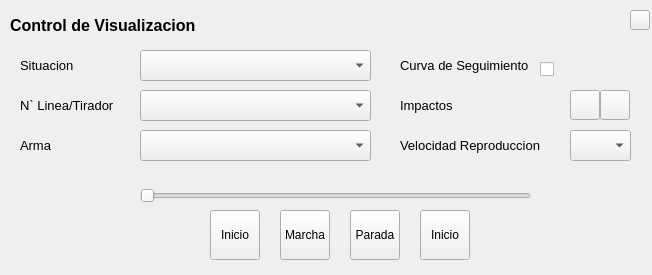
<?xml version="1.0" encoding="UTF-8"?>
<ui version="4.0">
 <class>CtrlVisualizacion</class>
 <widget class="QWidget" name="CtrlVisualizacion">
  <property name="geometry">
   <rect>
    <x>0</x>
    <y>0</y>
    <width>652</width>
    <height>275</height>
   </rect>
  </property>
  <property name="windowTitle">
   <string>Form</string>
  </property>
  <widget class="QLabel" name="label">
   <property name="geometry">
    <rect>
     <x>20</x>
     <y>50</y>
     <width>60</width>
     <height>31</height>
    </rect>
   </property>
   <property name="font">
    <font>
     <pointsize>10</pointsize>
     <weight>50</weight>
     <bold>false</bold>
    </font>
   </property>
   <property name="text">
    <string>Situacion</string>
   </property>
  </widget>
  <widget class="QLabel" name="label_2">
   <property name="geometry">
    <rect>
     <x>10</x>
     <y>10</y>
     <width>210</width>
     <height>31</height>
    </rect>
   </property>
   <property name="font">
    <font>
     <pointsize>12</pointsize>
     <weight>75</weight>
     <bold>true</bold>
    </font>
   </property>
   <property name="text">
    <string>Control de Visualizacion</string>
   </property>
  </widget>
  <widget class="QComboBox" name="comboBox">
   <property name="geometry">
    <rect>
     <x>140</x>
     <y>50</y>
     <width>231</width>
     <height>31</height>
    </rect>
   </property>
  </widget>
  <widget class="QToolButton" name="Marcha">
   <property name="geometry">
    <rect>
     <x>280</x>
     <y>210</y>
     <width>50</width>
     <height>50</height>
    </rect>
   </property>
   <property name="styleSheet">
    <string notr="true"/>
   </property>
   <property name="text">
    <string>Marcha</string>
   </property>
   <property name="icon">
    <iconset resource="RecursosSTPUI.qrc">
     <normaloff>:/Player/MyIconos/IconoPlay2.png</normaloff>:/Player/MyIconos/IconoPlay2.png</iconset>
   </property>
   <property name="iconSize">
    <size>
     <width>21</width>
     <height>21</height>
    </size>
   </property>
   <property name="toolButtonStyle">
    <enum>Qt::ToolButtonTextUnderIcon</enum>
   </property>
  </widget>
  <widget class="QToolButton" name="toolButton_3">
   <property name="geometry">
    <rect>
     <x>350</x>
     <y>210</y>
     <width>50</width>
     <height>50</height>
    </rect>
   </property>
   <property name="styleSheet">
    <string notr="true"/>
   </property>
   <property name="text">
    <string>Parada</string>
   </property>
   <property name="icon">
    <iconset resource="RecursosSTPUI.qrc">
     <normaloff>:/Player/MyIconos/IconPause2.png</normaloff>:/Player/MyIconos/IconPause2.png</iconset>
   </property>
   <property name="iconSize">
    <size>
     <width>21</width>
     <height>21</height>
    </size>
   </property>
   <property name="toolButtonStyle">
    <enum>Qt::ToolButtonTextUnderIcon</enum>
   </property>
  </widget>
  <widget class="QSlider" name="horizontalSlider">
   <property name="geometry">
    <rect>
     <x>140</x>
     <y>180</y>
     <width>391</width>
     <height>31</height>
    </rect>
   </property>
   <property name="orientation">
    <enum>Qt::Horizontal</enum>
   </property>
  </widget>
  <widget class="QComboBox" name="comboBox_2">
   <property name="geometry">
    <rect>
     <x>570</x>
     <y>130</y>
     <width>61</width>
     <height>31</height>
    </rect>
   </property>
  </widget>
  <widget class="QLabel" name="label_3">
   <property name="geometry">
    <rect>
     <x>400</x>
     <y>130</y>
     <width>151</width>
     <height>31</height>
    </rect>
   </property>
   <property name="font">
    <font>
     <pointsize>10</pointsize>
     <weight>50</weight>
     <bold>false</bold>
    </font>
   </property>
   <property name="text">
    <string>Velocidad Reproduccion</string>
   </property>
  </widget>
  <widget class="QComboBox" name="comboBox_3">
   <property name="geometry">
    <rect>
     <x>140</x>
     <y>90</y>
     <width>231</width>
     <height>31</height>
    </rect>
   </property>
  </widget>
  <widget class="QLabel" name="label_5">
   <property name="geometry">
    <rect>
     <x>20</x>
     <y>90</y>
     <width>111</width>
     <height>31</height>
    </rect>
   </property>
   <property name="font">
    <font>
     <pointsize>10</pointsize>
     <weight>50</weight>
     <bold>false</bold>
    </font>
   </property>
   <property name="text">
    <string>N` Linea/Tirador</string>
   </property>
  </widget>
  <widget class="QLabel" name="label_6">
   <property name="geometry">
    <rect>
     <x>20</x>
     <y>130</y>
     <width>60</width>
     <height>31</height>
    </rect>
   </property>
   <property name="font">
    <font>
     <pointsize>10</pointsize>
     <weight>50</weight>
     <bold>false</bold>
    </font>
   </property>
   <property name="text">
    <string>Arma</string>
   </property>
  </widget>
  <widget class="QComboBox" name="comboBox_4">
   <property name="geometry">
    <rect>
     <x>140</x>
     <y>130</y>
     <width>231</width>
     <height>31</height>
    </rect>
   </property>
  </widget>
  <widget class="QLabel" name="label_8">
   <property name="geometry">
    <rect>
     <x>400</x>
     <y>90</y>
     <width>71</width>
     <height>31</height>
    </rect>
   </property>
   <property name="font">
    <font>
     <pointsize>10</pointsize>
     <weight>50</weight>
     <bold>false</bold>
    </font>
   </property>
   <property name="text">
    <string>Impactos</string>
   </property>
  </widget>
  <widget class="QPushButton" name="pushButton_7">
   <property name="geometry">
    <rect>
     <x>600</x>
     <y>90</y>
     <width>30</width>
     <height>30</height>
    </rect>
   </property>
   <property name="styleSheet">
    <string notr="true"/>
   </property>
   <property name="text">
    <string/>
   </property>
   <property name="icon">
    <iconset resource="RecursosSTPUI.qrc">
     <normaloff>:/Player/MyIconos/IconoPlay2.png</normaloff>:/Player/MyIconos/IconoPlay2.png</iconset>
   </property>
   <property name="iconSize">
    <size>
     <width>20</width>
     <height>20</height>
    </size>
   </property>
  </widget>
  <widget class="QPushButton" name="pushButton_8">
   <property name="geometry">
    <rect>
     <x>570</x>
     <y>90</y>
     <width>30</width>
     <height>30</height>
    </rect>
   </property>
   <property name="styleSheet">
    <string notr="true"/>
   </property>
   <property name="text">
    <string/>
   </property>
   <property name="icon">
    <iconset resource="RecursosSTPUI.qrc">
     <normaloff>:/Player/MyIconos/IconoPlay3.png</normaloff>:/Player/MyIconos/IconoPlay3.png</iconset>
   </property>
   <property name="iconSize">
    <size>
     <width>20</width>
     <height>20</height>
    </size>
   </property>
  </widget>
  <widget class="QLabel" name="label_9">
   <property name="geometry">
    <rect>
     <x>400</x>
     <y>50</y>
     <width>141</width>
     <height>31</height>
    </rect>
   </property>
   <property name="font">
    <font>
     <pointsize>10</pointsize>
     <weight>50</weight>
     <bold>false</bold>
    </font>
   </property>
   <property name="text">
    <string>Curva de Seguimiento</string>
   </property>
  </widget>
  <widget class="QCheckBox" name="checkBox">
   <property name="geometry">
    <rect>
     <x>540</x>
     <y>60</y>
     <width>18</width>
     <height>18</height>
    </rect>
   </property>
   <property name="text">
    <string/>
   </property>
  </widget>
  <widget class="QPushButton" name="pushButton_9">
   <property name="geometry">
    <rect>
     <x>630</x>
     <y>10</y>
     <width>20</width>
     <height>20</height>
    </rect>
   </property>
   <property name="styleSheet">
    <string notr="true">border-image: url(:/Player/MyIconos/IconoCruz.png);</string>
   </property>
   <property name="text">
    <string/>
   </property>
  </widget>
  <widget class="QToolButton" name="Parada">
   <property name="geometry">
    <rect>
     <x>210</x>
     <y>210</y>
     <width>50</width>
     <height>50</height>
    </rect>
   </property>
   <property name="styleSheet">
    <string notr="true"/>
   </property>
   <property name="text">
    <string>Inicio</string>
   </property>
   <property name="icon">
    <iconset resource="RecursosSTPUI.qrc">
     <normaloff>:/Player/MyIconos/IconoInicio.png</normaloff>:/Player/MyIconos/IconoInicio.png</iconset>
   </property>
   <property name="iconSize">
    <size>
     <width>20</width>
     <height>20</height>
    </size>
   </property>
   <property name="toolButtonStyle">
    <enum>Qt::ToolButtonTextUnderIcon</enum>
   </property>
  </widget>
  <widget class="QToolButton" name="Parada_2">
   <property name="geometry">
    <rect>
     <x>420</x>
     <y>210</y>
     <width>50</width>
     <height>50</height>
    </rect>
   </property>
   <property name="styleSheet">
    <string notr="true"/>
   </property>
   <property name="text">
    <string>Inicio</string>
   </property>
   <property name="icon">
    <iconset resource="RecursosSTPUI.qrc">
     <normaloff>:/Player/MyIconos/IconoFinal.png</normaloff>:/Player/MyIconos/IconoFinal.png</iconset>
   </property>
   <property name="iconSize">
    <size>
     <width>20</width>
     <height>20</height>
    </size>
   </property>
   <property name="toolButtonStyle">
    <enum>Qt::ToolButtonTextUnderIcon</enum>
   </property>
  </widget>
 </widget>
 <resources>
  <include location="RecursosSTPUI.qrc"/>
 </resources>
 <connections/>
</ui>
